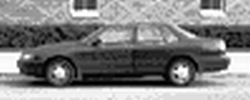
%> input picture sheet04/cars-training/pos-0.png, 250 x 100 px; its folder holds only this picture in this run
$ octave ex4.m   (GNU Octave 9; MATLAB toolbox functions it lacks are replaced by stand-ins)
%> lines starting %> are read from the running program, lines starting %| are printed output that depends on the picture
### sheet04/create_codebook.m
function cluster_centers = create_codebook(sDir, num_clusters)
%> called with sDir = './cars-training', num_clusters = 200

  PARAMS = get_ism_params();

  vImgNames = dir(fullfile(sDir, '*.png'));

  for i=1:size(vImgNames,1)
    img = (imread(strcat(sDir,'/',vImgNames(i).name)));
%> img is the input picture: size 100x250x3 uint8; min 0, max 255, mean 132.3
    img_gray = (rgb2gray(img));
    [px, py, H] = hessian(img_gray,PARAMS.hessian_sigma,PARAMS.hessian_thresh);
    sift_frames = [px'; py'; ...
    PARAMS.feature_scale*ones(1, size(px,1)); ...
    PARAMS.feature_ori*ones(1, size(px,1))];
    [sift_frames, sift_desc] = vl_sift(img, 'Frames', sift_frames);

  end
  [cluster_centers, assignments] = vl_kmeans(sift_desc, num_clusters);
end


### sheet02/matlab/rgb2gray.m
function a = rgb2gray(r,g,b)
%RGB2GRAY Convert RGB image or colormap to grayscale.
%   RGB2GRAY converts RGB images to grayscale by eliminating the
%   hue and saturation information while retaining the
%   luminance.
%
%   I = RGB2GRAY(RGB) converts the truecolor image RGB to the
%   grayscale intensity image I.
%
%   NEWMAP = RGB2GRAY(MAP) returns a grayscale colormap
%   equivalent to MAP.
%
%   Class Support
%   -------------
%   If the input is an RGB image, it can be of class uint8 or
%   double; the output image I is of the same class as the input
%   image. If the input is a colormap, the input and output
%   colormaps are both of class double.
%
%   See also IND2GRAY, NTSC2RGB, RGB2IND, RGB2NTSC.

%   Clay M. Thompson 9-16-92
%   Copyright 1993-1998 The MathWorks, Inc.  All Rights Reserved.
%   $Revision: 5.10 $  $Date: 1997/11/24 15:36:13 $

  if nargin==0,
    error('Need input arguments.');
  end
  threeD = (ndims(r)==3); % Determine if input includes a 3-D array
%> threeD = true

  if nargin==1,
    if threeD,
      rgb = reshape(r(:),size(r,1)*size(r,2),3);
      a = zeros([size(r,1), size(r,2)]);
    else % Colormap
      rgb = r;
      a = zeros(size(r,1),1);
    end

  elseif nargin==2,
    error('Wrong number of arguments.');

  else
    if (any(size(r)~=size(g)) | any(size(r)~=size(b))),
      error('R, G, and B must all be the same size.')
    end
    rgb = [r(:), g(:), b(:)];
    a = zeros(size(r));
  end

  T = inv([1.0 0.956 0.621; 1.0 -0.272 -0.647; 1.0 -1.106 1.703]);

  if isa(rgb, 'uint8')
    a = uint8(reshape(double(rgb)*T(1,:)', size(a)));
  else
    a = reshape(rgb*T(1,:)', size(a));
  end

  if ((nargin==1) & (~threeD)),    % rgb2gray(MAP)
    if isa(a, 'uint8')
      a = double(a)/255;
    end
    a = [a,a,a];
  end

### sheet04/gaussderiv2.m
function [imgDxx,imgDxy,imgDyy]=gaussderiv2(img,sigma)
%> called with sigma = 2

  assert(length(size(img)) == 2, 'expecting 2d grayscale image');

  G = gauss(sigma);
  D = gaussdx(sigma);

  img1 = conv2(img,D,'same');
  imgDx= conv2(img1,G','same');
  img2 = conv2(img,G,'same');
  imgDy= conv2(img2,D','same');
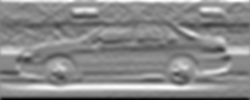
%> imgDy: size 100x250 double; min -93.91, max 81.54, mean 0.6; drawn with min black and max white

  img3   = conv2(imgDx,D,'same');
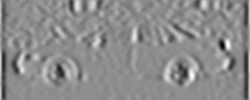
%> img3: size 100x250 double; min -30.8, max 24.6, mean -0.4; drawn with min black and max white
  imgDxx = conv2(img3,G','same');
  img4   = conv2(imgDx,G,'same');
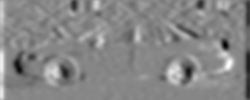
%> img4: size 100x250 double; min -53.8, max 47.92, mean 0.1; drawn with min black and max white
  imgDxy = conv2(img4,D','same');
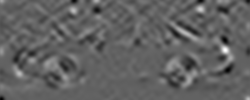
%> imgDxy: size 100x250 double; min -14.21, max 22.73, mean 0; drawn with min black and max white
  img5   = conv2(imgDy,G,'same');
  imgDyy = conv2(img5,D','same');
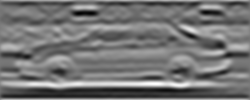
%> imgDyy: size 100x250 double; min -30.91, max 34.17, mean -1.1; drawn with min black and max white

### sheet04/hessian.m
function [px py, H]=hessian(img, sigma, thresh)

  [imgDxx,imgDxy,imgDyy] = gaussderiv2(img,sigma);

  H = sigma^4 * (imgDxx.*imgDyy-imgDxy.^2);
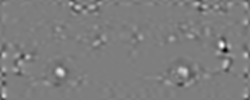
%> H: size 100x250 double; min -8585.4, max 8694.8, mean 9.3; drawn with min black and max white
  %H = imgDxx.*imgDyy-imgDxy.^2;

  nmsH = nonmaxsup2d( H );

  [py px] = find(nmsH > thresh);

### sheet04/nonmaxsup2d.m
function imgMax=nonmaxsup2d(img)

  h = size(img,1);
%> h = 100
  w = size(img,2);
%> w = 250

  imgMax = zeros(h,w);

  for y=2:h-1
    for x=2:w-1
      % look up the values in a 3*3 window around (x,y) and
      % only accept  a point if the center pixel is a unique maximum
      if img(y,x)>img(y,x-1)
        if img(y,x)>img(y-1,x-1)
          if img(y,x)>img(y-1,x)
            if img(y,x)>img(y-1,x+1)
              if img(y,x)>img(y,x+1)
                if img(y,x)>img(y+1,x+1)
                  if img(y,x)>img(y+1,x)
                    if img(y,x)>img(y+1,x-1)
                      imgMax(y,x) = img(y,x);
                    end
                  end
                end
              end
            end
          end
        end
      end
   end
  end
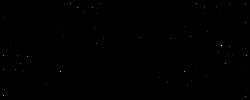
%> imgMax: size 100x250 double; min -30.98, max 8694.8, mean 9.5; drawn with min black and max white

### sheet04/get_ism_params.m
function PARAMS = get_ism_params

  % parameters of the Hessian interest point detector
  PARAMS.hessian_sigma = 2.0;
  PARAMS.hessian_thresh = 530;

  % parameters of the SIFT image descriptor
  PARAMS.feature_scale = 2.0;
  PARAMS.feature_ori = 0;

  % threshold for matching image feature to a codebook entry (assume l2 distance is used)
  PARAMS.match_tresh = 300;
  PARAMS.match_reco_tresh = 300;

  % minimum detection score
  PARAMS.min_det_score = 0;

### sheet04/gauss.m
function [G, x] = gauss(sigma)

  x = [floor(-3.0*sigma + 0.5):floor(3.0*sigma + 0.5)];

  G = exp(-x.^2/(2*sigma^2))/(sqrt(2*pi)*sigma);

### sheet04/gaussdx.m
function [D, x] = gaussdx(sigma)

  x = [floor(-3.0*sigma + 0.5):floor(3.0*sigma + 0.5)];
  D = -2*(x.*exp(-x.^2/(2*sigma^2)))/(sqrt(2*pi)*sigma^3);

  %D = -2*(x.*exp(-x.^2/(sigma^2)))/(sqrt(2*pi)*sigma^3);
  %D = -(x.*exp(-x.^2/(2*sigma^2)))/(sqrt(2*pi)*sigma^3);

### sheet04/ex4.m
show_q1 = true;
show_q2 = true;
show_q3 = true;

% order of addpath is important
addpath('./vlfeat-0.9.9/toolbox/kmeans');
addpath('./vlfeat-0.9.9/toolbox/sift');
addpath(['./vlfeat-0.9.9/toolbox/mex/' mexext]);

%
% Question 1: codebook generation
%

if show_q1
  num_clusters = 200;

  cluster_centers = create_codebook('./cars-training', num_clusters);
%> in hessian, `[py px] = find(nmsH > thresh);`: py = 110 values from 4 to 97; px = 110 values from 4 to 247
%> in create_codebook, `[px, py, H] = hessian(img_gray,PARAMS.hessian_sigma,PARAMS.hessian_thr..`: py = 110 values, max 97 at index 108, min 4 at index 7, mean 44.91
%> the run ends on the next line

$ run again, on sheet04/cars-training/pos-14.png
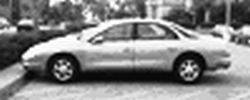
%> input picture sheet04/cars-training/pos-14.png, 250 x 100 px
%> in create_codebook, img is the input picture: size 100x250x3 uint8; min 0, max 255, mean 131.6
%> in hessian, `H = sigma^4 * (imgDxx.*imgDyy-imgDxy.^2);`:
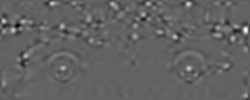
%> H: size 100x250 double; min -7327.8, max 11697.4, mean 7.7; drawn with min black and max white
%> after the loop in nonmaxsup2d, `for y=2:h-1`:
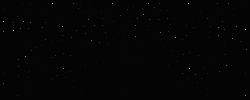
%> imgMax: size 100x250 double; min -220.9, max 11697.4, mean 14.7; drawn with min black and max white
%> in hessian, `[py px] = find(nmsH > thresh);`: py = 156 values from 3 to 96; px = 156 values from 4 to 247
%> in create_codebook, `[px, py, H] = hessian(img_gray,PARAMS.hessian_sigma,PARAMS.hessian_thr..`: py = 156 values, max 96 at index 9, min 3 at index 55, mean 40.12

$ run again, on sheet04/cars-training/pos-15.png
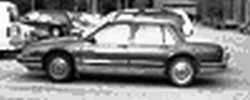
%> input picture sheet04/cars-training/pos-15.png, 250 x 100 px
%> in create_codebook, img is the input picture: size 100x250x3 uint8; min 0, max 255, mean 133.8
%> in hessian, `H = sigma^4 * (imgDxx.*imgDyy-imgDxy.^2);`:
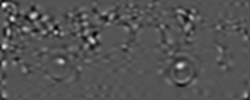
%> H: size 100x250 double; min -4812, max 9763, mean 9.8; drawn with min black and max white
%> after the loop in nonmaxsup2d, `for y=2:h-1`:
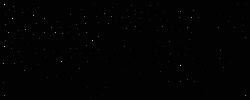
%> imgMax: size 100x250 double; min -77.77, max 9763, mean 15.4; drawn with min black and max white
%> in hessian, `[py px] = find(nmsH > thresh);`: py = 183 values from 4 to 97; px = 183 values from 4 to 247
%> in create_codebook, `[px, py, H] = hessian(img_gray,PARAMS.hessian_sigma,PARAMS.hessian_thr..`: py = 183 values, max 97 at index 78, min 4 at index 30, mean 40.36

$ run again, on sheet04/cars-training/pos-16.png
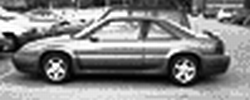
%> input picture sheet04/cars-training/pos-16.png, 250 x 100 px
%> in create_codebook, img is the input picture: size 100x250x3 uint8; min 0, max 255, mean 132.9
%> after the loop in nonmaxsup2d, `for y=2:h-1`:
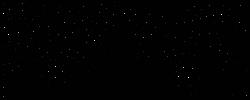
%> imgMax: size 100x250 double; min -34.53, max 7726.3, mean 14.1; drawn with min black and max white
%> in hessian, `[py px] = find(nmsH > thresh);`: py = 163 values from 4 to 97; px = 163 values from 2 to 247
%> in create_codebook, `[px, py, H] = hessian(img_gray,PARAMS.hessian_sigma,PARAMS.hessian_thr..`: py = 163 values, max 97 at index 6, min 4 at index 2, mean 41.75
